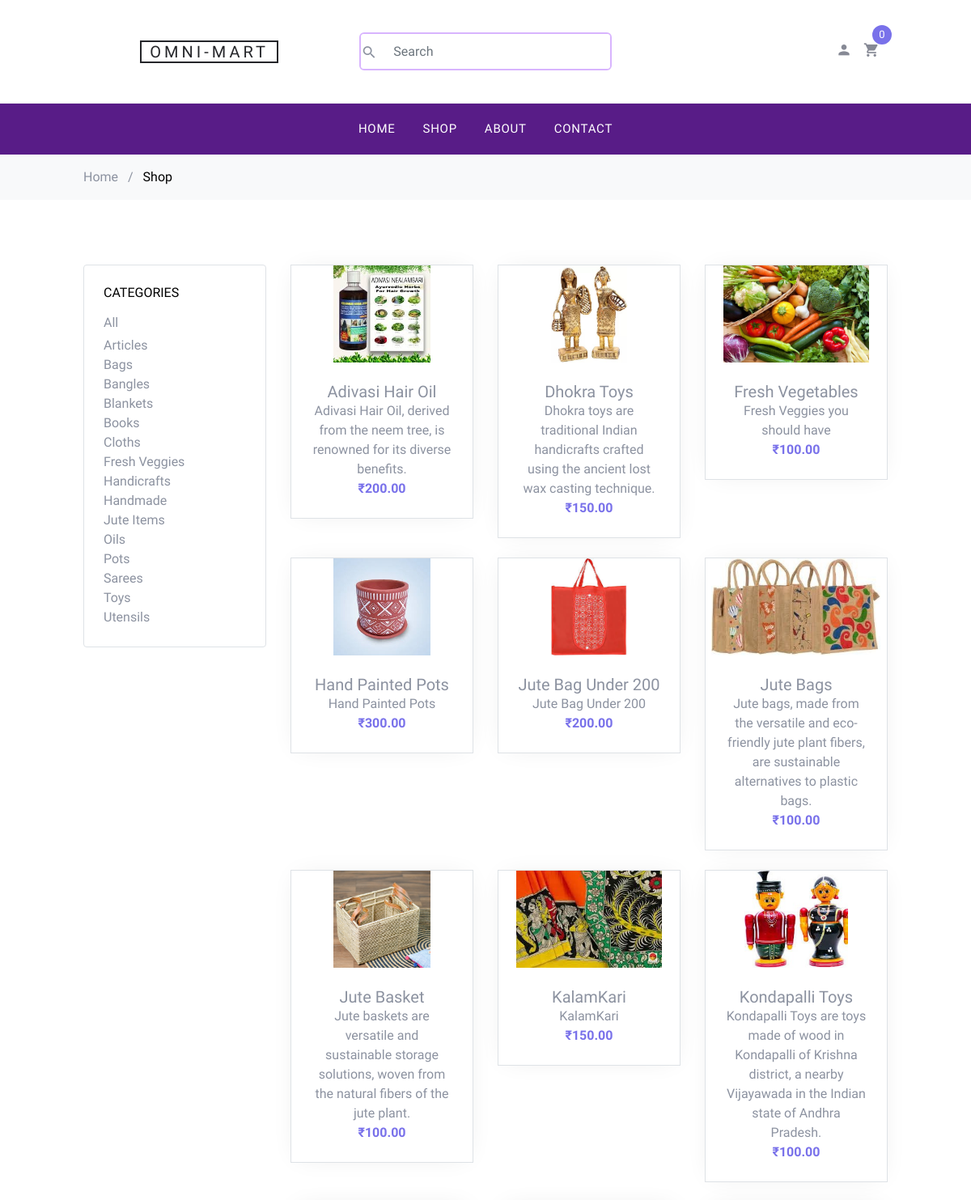
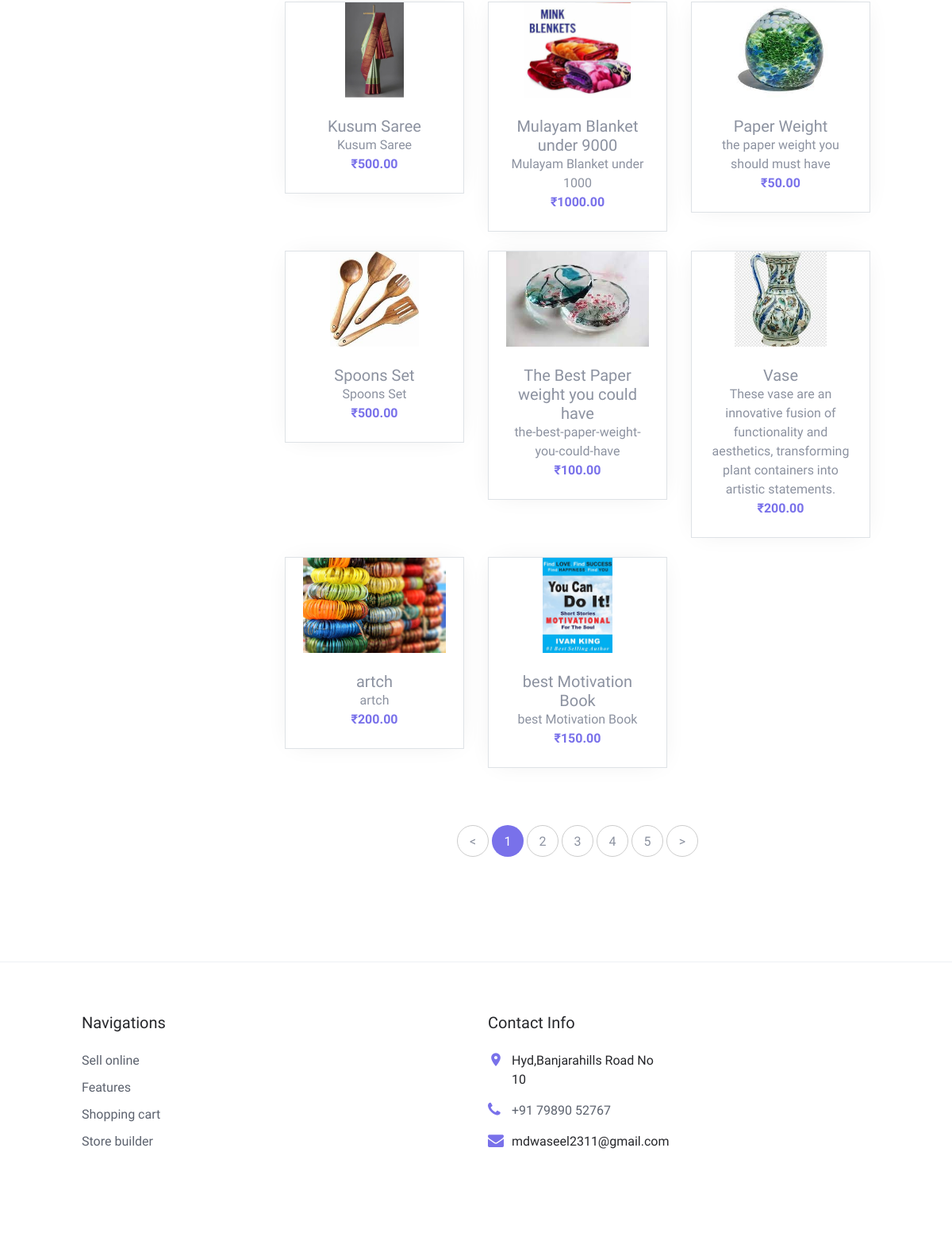
Page /products on the committed database (2 pictures, top to bottom).
### shop/models.py (models this page shows, shortened)
class Product(models.Model):
    category = models.ForeignKey(Category, related_name='products',
                                 on_delete=models.CASCADE)
    name = models.CharField(max_length=200, db_index=True)
    slug = models.SlugField(max_length=200, db_index=True)
    image = models.ImageField(upload_to='products/%Y/%m/%d', blank=True)
    description = models.TextField(blank=True)
    price = models.DecimalField(max_digits=10, decimal_places=2)
    available = models.BooleanField(default=True)
    created = models.DateTimeField(auto_now_add=True)
    updated = models.DateTimeField(auto_now=True)
    vendor = models.ForeignKey(User, on_delete=models.CASCADE, default=1)
    class Meta:
        ordering = ('name',)
        indexes = [
            Index(fields=['id', 'slug']),
        ]
    def get_absolute_url(self):
        return reverse('shop:product_detail', args=[self.id, self.slug])

class Category(models.Model):
    name = models.CharField(max_length=200, db_index=True)
    slug = models.SlugField(max_length=200, unique=True)
    class Meta:
        ordering = ('name',)
        verbose_name = 'category'
        verbose_name_plural = 'categories'
    def get_absolute_url(self):
        return reverse('shop:product_list_by_category', args=[self.slug])

### shop/views.py (the view)
# urls.py: path('products', views.product_list, name='product_list'),
def product_list(request, category_slug=None):
    category = None
    categories = Category.objects.all()
    products = Product.objects.filter(available=True)
    if category_slug:
        category = get_object_or_404(Category, slug=category_slug)
        products = products.filter(category=category)
    context = {'category': category, 'categories': categories, 'products': products}
    return render(request, 'shop/product/list.html', context)

### cart/cart.py (called while the page is built)
    def __len__(self):
        return sum(item['quantity'] for item in self.cart.values())

### cart/context_processors.py (called while the page is built)
def cart(request):
    return {'cart': Cart(request)}

### shop/templates/shop/product/list.html (shortened to what this page needs)
{% extends "shop/base/base.html" %}
{% load static %}
{% block content %}
<div class="bg-light py-3">
    <div class="container">
        <div class="row">
            <div class="col-md-12 mb-0"><a href="index.html">Home</a> <span class="mx-2 mb-0">/</span> <strong
                    class="text-black">Shop</strong></div>
        </div>
    </div>
</div>
<div class="site-section">
    <div class="container">
        <div class="row mb-5">
            <div class="col-md-9 order-2">
                <div class="row mb-5">
                    {% for product in products %}
                    <div class="col-sm-6 col-lg-4 mb-4" data-aos="fade-up">
                        <div class="block-4 text-center border">
                            <figure class="block-4-image">
                                <a href="{{ product.get_absolute_url }}"><img src="{{ product.image.url }}"
                                        alt="Image placeholder" class="img-fluid" style="height: 10vw; margin:auto;"></a>
                            </figure>
                            <div class="block-4-text p-4">
                                <h3><a href="{{ product.get_absolute_url }}">{{ product.name }}</a></h3>
                                <p class="mb-0">{{ product.description }}</p>
                                <p class="text-primary font-weight-bold">₹{{ product.price }}</p>
                            </div>
                        </div>
                    </div>
                    {% endfor %}
                </div>
                <div class="row" data-aos="fade-up">
                    <div class="col-md-12 text-center">
                        <div class="site-block-27">
                            <ul>
                                <li><a href="#">&lt;</a></li>
                                <li class="active"><span>1</span></li>
                                <li><a href="#">2</a></li>
                                <li><a href="#">3</a></li>
                                <li><a href="#">4</a></li>
                                <li><a href="#">5</a></li>
                                <li><a href="#">&gt;</a></li>
                            </ul>
                        </div>
                    </div>
                </div>
            </div>
            <div class="col-md-3 order-1 mb-5 mb-md-0">
                <div class="border p-4 rounded mb-4">
                    <h3 class="mb-3 h6 text-uppercase text-black d-block">Categories</h3>
                    <ul class="list-unstyled mb-0">
                        <li {% if not category %} class="mb-1" {% endif %}>
                            <a href="{% url "shop:product_list" %}" class="d-flex"><span>All</a>
                        </li>
                        {% for c in categories %}
                        <li {% if category.slug == c.slug %} class="mb-1" {% endif %}>
                            <a href="{{ c.get_absolute_url }}" class="d-flex">{{ c.name }}</a>
                        </li>
                        {% endfor %}
                    </ul>
                </div>
            </div>
        </div>
    </div>
</div>
{% endblock %}

### shop/static/css/style.css (style rules this page uses)
body { line-height: 1.7; color: #8c92a0; font-weight: 300; font-size: 16px; }
a { -webkit-transition: .3s all ease; -o-transition: .3s all ease; transition: .3s all ease; }
.text-black { color: #000; }
.site-section { padding: 2.5em 0; }
@media (min-width: 768px) { .site-section { padding: 5em 0; } }
.block-4 { -webkit-box-shadow: 0 0 30px -10px rgba(0, 0, 0, 0.1); box-shadow: 0 0 30px -10px rgba(0, 0, 0, 0.1); background: #fff; }
.block-4 .block-4-text h3 { font-size: 20px; margin-bottom: 0; }
.block-4 .block-4-text h3 a { text-decoration: none; }
.site-block-27 ul, .site-block-27 ul li { padding: 0; margin: 0; }
.site-block-27 ul li { display: inline-block; margin-bottom: 4px; }
.site-block-27 ul li a, .site-block-27 ul li span { text-align: center; display: inline-block; width: 40px; height: 40px; line-height: 40px; border-radius: 50%; border: 1px solid #ccc; }
.site-block-27 ul li.active a, .site-block-27 ul li.active span { background: #7971ea; color: #fff; border: 1px solid transparent; }

### rows in the picture
Product: image (picture), name "Adivasi Hair Oil", description "Adivasi Hair Oil, derived from the neem tree, is renowned for its diverse benefits.", price "200.00"
Product: image (picture), name "Dhokra Toys", description "Dhokra toys are traditional Indian handicrafts crafted using the ancient lost wax casting technique.", price "150.00"
Product: image (picture), name "Fresh Vegetables", description "Fresh Veggies you should have", price "100.00"
Product: image (picture), name "Hand Painted Pots", description "Hand Painted Pots", price "300.00"
Product: image (picture), name "Jute Bag Under 200", description "Jute Bag Under 200", price "200.00"
Product: image (picture), name "Jute Bags", description "Jute bags, made from the versatile and eco-friendly jute plant fibers, are sustainable alternatives to plastic bags.", price "100.00"
Product: image (picture), name "Jute Basket", description "Jute baskets are versatile and sustainable storage solutions, woven from the natural fibers of the jute plant.", price "100.00"
Product: image (picture), name "KalamKari", description "KalamKari", price "150.00"
Product: image (picture), name "Kondapalli Toys", description "Kondapalli Toys are toys made of wood in Kondapalli of Krishna district, a nearby Vijayawada in the Indian state of Andhra Pradesh.", price "100.00"
Product: image (picture), name "Kusum Saree", description "Kusum Saree", price "500.00"
Product: image (placeholder picture), name "Mulayam Blanket under 9000", description "Mulayam Blanket under 1000", price "1000.00"
Product: image (picture), name "Paper Weight", description "the paper weight you should must have", price "50.00"
Product: image (picture), name "Spoons Set", description "Spoons Set", price "500.00"
Product: image (picture), name "The Best Paper weight you could have", description "the-best-paper-weight-you-could-have", price "100.00"
Product: image (picture), name "Vase", description "These vase are an innovative fusion of functionality and aesthetics, transforming plant containers into artistic statements.", price "200.00"
Product: image (picture), name "artch", description "artch", price "200.00"
Product: image (picture), name "best Motivation Book", description "best Motivation Book", price "150.00"
Category: name "Articles"
Category: name "Bags"
Category: name "Bangles"
Category: name "Blankets"
Category: name "Books"
Category: name "Cloths"
Category: name "Fresh Veggies"
Category: name "Handicrafts"
Category: name "Handmade"
Category: name "Jute Items"
Category: name "Oils"
Category: name "Pots"
Category: name "Sarees"
Category: name "Toys"
Category: name "Utensils"
